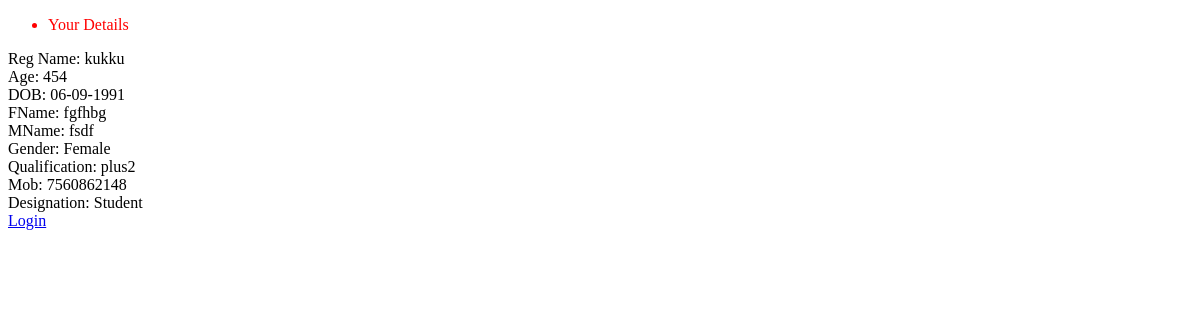
Before: /register/details/22/ with the older database file.
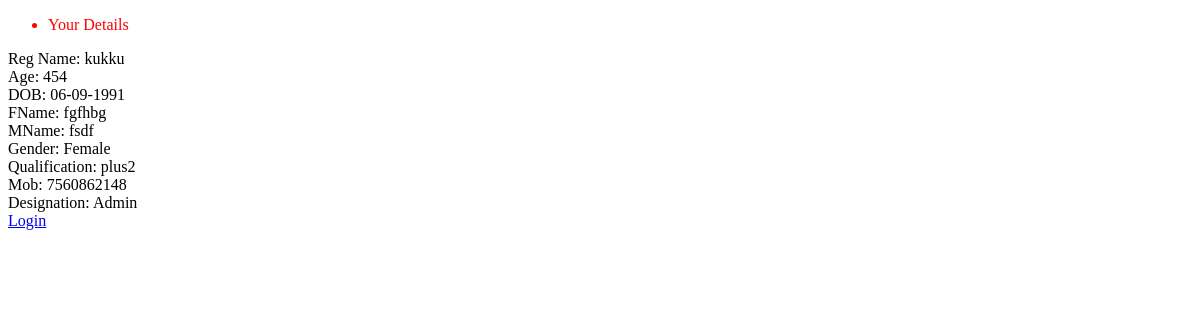
After: the same page with the newer database file.
### home/models.py (models this page shows)
class Register(models.Model):
    user = models.ForeignKey(User, on_delete=models.CASCADE, default=1)
    Name = models.CharField(max_length=25, blank=True, null=True)
    Age = models.CharField(max_length=30, blank=True, null=True)
    Dob = models.CharField(max_length=30, blank=True, null=True)
    FName = models.CharField(max_length=25, blank=True, null=True)
    MName = models.CharField(max_length=25, blank=True, null=True)
    Gender = models.CharField(max_length=25, blank=True, null=True)
    Qualification = models.CharField(max_length=30, blank=True, null=True)
    Language = models.CharField(max_length=25, blank=True, null=True)
    Mob = models.CharField(max_length=30, blank=True, null=True)
    Designation = models.CharField(max_length=25, blank=True, null=True)

### home/views.py (the view)
# urls.py: path('register/details/<int:pk>/', views.details, name='details'),
def details(request, pk):
    obj = Register.objects.get(id=pk)
    messages.success(request, 'Your Details')
    return render(request, "details.html", {'object': obj})

### templates/details.html (shortened to what this page needs)
<!DOCTYPE html>
<html lang="en">
<head>
</head>
<body>
{% if messages %}
<ul class="messages">
    {% for message in messages %}
    <li style="color:red">{{ message }}</li>
    {% endfor %}
</ul>
{% endif %}
    <form action="." method="post">
        <h>Reg Name: {{ object.Name }}</h>
        <br>
        <h>Age: {{object.Age}}</h>
        <br>
        <h>DOB: {{object.Dob}}</h>
        <br>
        <h>FName: {{object.FName}}</h>
        <br>
        <h>MName: {{object.MName}}</h>
        <br>
        <h>Gender: {{object.Gender}}</h>
        <br>
        <h>Qualification: {{object.Qualification}}</h>
        <br>
        <h>Mob: {{object.Mob}}</h>
        <br>
        <h>Designation: {{object.Designation}}</h>
        <br>
  <a href="{% url 'home:login' %}">Login</a>
</body>
</html>

Changed rows visible on the page:
changed Register "kukku": Designation "Student" → "Admin"
